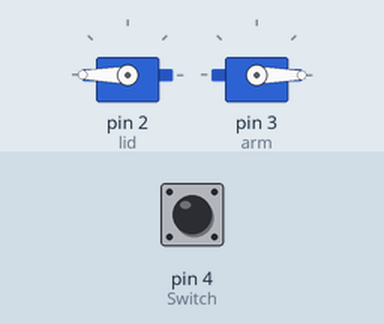
The sketch below on a simulated Arduino Uno, built with avr-gcc and run on an emulated ATmega328P. Shown: 2 × servo. Inputs (shaded band) come from the test bench; at power-on: pin 4 (Switch) LOW.

Above: at 1.2 s.
1.3 s: pin 4 (Switch) pulled HIGH for 0.15 s
At 2.1 s:
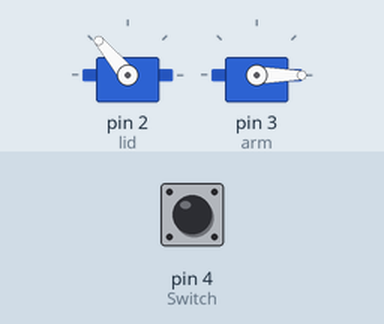
4.4 s: pin 4 (Switch) pulled HIGH for 1 s
At 6.2 s:
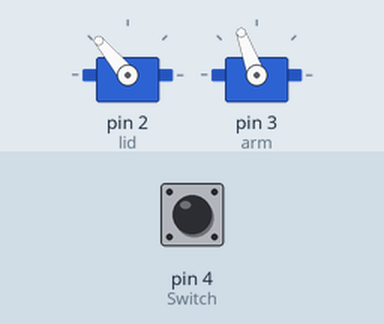
8.4 s: pin 4 (Switch) pulled HIGH for 3.2 s
At 11.8 s:
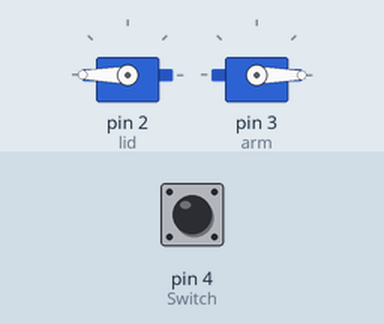
Timing chart, 0 to 13.3 s (numbered marks = the images above; inputs shaded):
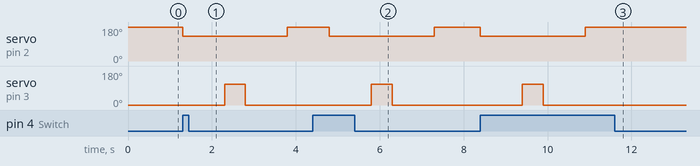

The sketch:

circuit_testing.ino
```cpp
#include <Servo.h>    // include servo library header file

Servo lid; // create servo object to control servo
Servo arm; // create servo object to control servo

int Switch= 4;

int action = 1;

int pos = 0;

int a = 0;  //arm retract 0

int b = 180;  //lid close 180

int c = 110; //arm extend 110

int d = 100;  //lid fully open 100

int e = c-20; //arm almost full extend 90

int f= 180-d/2; //half lid 130


void setup()
{
  // put your setup code here, to run once:
  pinMode(Switch,INPUT);
  lid.attach(2); // set servo motor output pwn signal pin
  arm.attach(3); // set servo motor output pwn signal pin


  arm.write(a);
  lid.write(b);
  Serial.begin(9600);
}

void loop()
{
  // put your main code here, to run repeatedly
   if (digitalRead(Switch) == HIGH)
  {
    lid.write(f);
  delay(1000);

  arm.write(c);
  delay(500);

  arm.write(a);
  delay(1000);

  lid.write(b);
  delay(1000);
  }
}
```

Measured:
- after the input at 1.3 s, servo on pin 2 (lid): 180° → 130° at once, → 180° 2.5 s later; servo on pin 3 (arm): 0° → 110° after 1.0 s, → 0° 0.50 s later
- after the input at 4.4 s, servo on pin 2 (lid): 180° → 130° after 0.40 s, → 180° 2.5 s later; servo on pin 3 (arm): 0° → 110° after 1.4 s, → 0° 0.50 s later
- after the input at 8.4 s, servo on pin 2 (lid): 180° → 130° at once, → 180° 2.5 s later; servo on pin 3 (arm): 0° → 110° after 1.0 s, → 0° 0.50 s later
